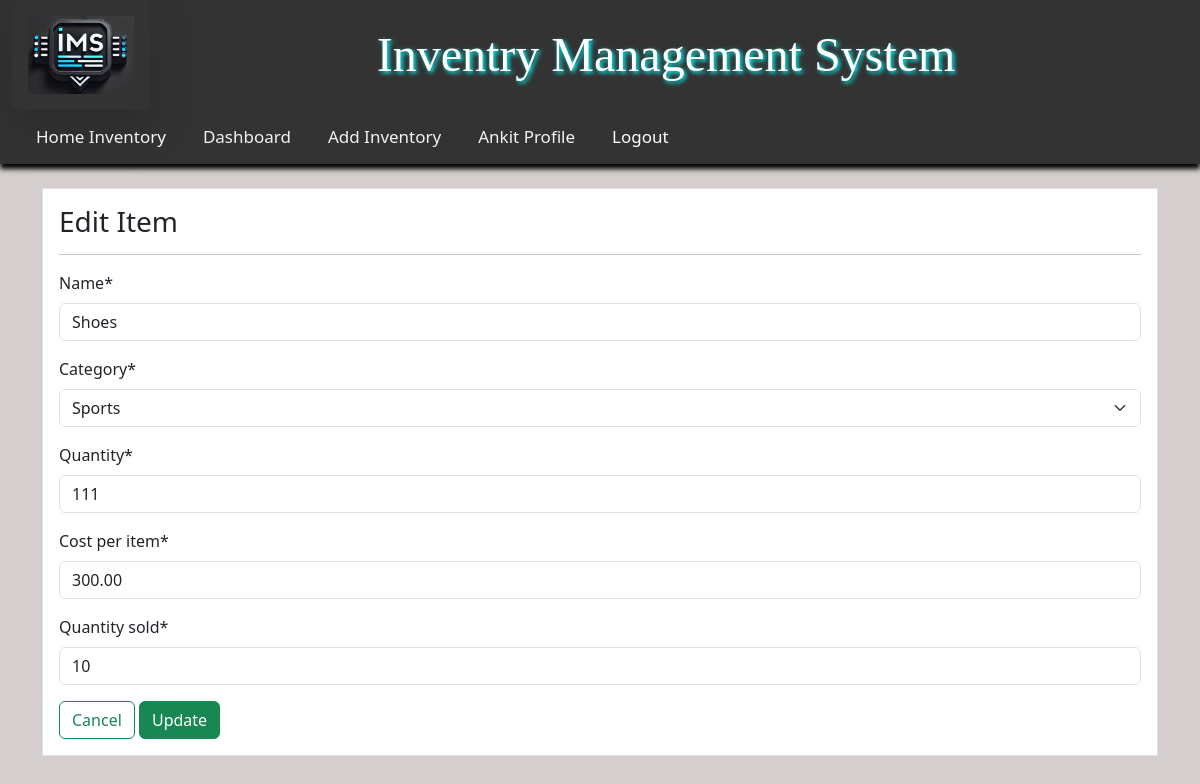
Page /product/update/46/ (signed in) on the committed database.
### dashboard/models.py (models this page shows, shortened)
class Product(models.Model):
    name = models.CharField(max_length=100 ,null=True)
    category = models.CharField(max_length=20 , choices=CATEGORY,null=True)
    quantity = models.PositiveIntegerField(null=True)
    cost_per_item = models.DecimalField(max_digits=19,decimal_places=2,null=True,blank=True)
    quantity_sold = models.IntegerField(null=True,blank=True)
    sales = models.DecimalField(max_digits=19,decimal_places=2,null=True,blank=True)
    stock_date = models.DateField(auto_now_add=True,null=True)
    last_sales_date=models.DateField(auto_now_add=True,null=True)
    class Meta:
        verbose_name_plural='Products'

### dashboard/views.py (the view)
# urls.py: path('product/update/<int:pk>/',views.product_update,name='dashboard-product-update'),
@login_required
def product_update(request,pk):
    item = Product.objects.get(id=pk)
    if request.method== "POST":
        form = ProductForm(data=request.POST)
        if form.is_valid():
            item.name=form.data['name']
            item.quantity=form.data['quantity']
            item.quantity_sold=form.data['quantity_sold']
            item.cost_per_item=form.data['cost_per_item']
            item.sales=float(item.cost_per_item) * float(item.quantity_sold)
            item.save()
            return redirect("/product")
    else:
        form =ProductForm(instance=item)
    context={
        'form':form
    }
    return render(request,'dashboard/product_update.html',context)

### dashboard/forms.py
class ProductForm(forms.ModelForm):
    name =forms.CharField(widget=forms.TextInput(attrs={'autofocus':True,'class':'form-control'}))
    quantity=forms.IntegerField(widget=forms.NumberInput(attrs={'autofocus':True,'class':'form-control'}))
    class Meta:
        model = Product
        fields=['name','category','quantity','cost_per_item','quantity_sold']
    cost_per_item=forms.DecimalField(required=True)
    quantity_sold=forms.IntegerField(required=True)

### templates/dashboard/product_update.html (shortened to what this page needs)
{% extends "partials/base.html" %}
{% load crispy_forms_tags %}
{% block content %}
            {% if user.is_authenticated and user.is_staff and user.is_superuser %}
            <div class="container">
                <div class="row my-4">
                    <div class="col-md-12">
                        <div class="border bg-white p-3">
                <h3>Edit Item </h3>
                <hr>
                <form method="POST">
                    {{form | crispy}}
                    <a class="btn btn-outline-success" href="{% url 'dashboard-product' %}">Cancel</a>
                    <input type='submit' class="btn btn-success" value="Update" >
                </form>
            </div>
        </div>
    </div>
</div>
{% endif %}
{% endblock %}

### templates/partials/nav.html (shortened to what this page needs)
{% load static %}
<nav style="background-color: #333; color:black;box-shadow:0px 5px 5px;>" class="m-0 navbar-expand ">
<div class="row m-0">
  <div class="col-1 m-0">
  <img src="{% static 'core/images/IMG_20250111_235645.jpg' %}"
  style="margin:0px;background-color: #3841420d;height:110px;" class="shadow-lg rounded p-3 m-0">
  </div>
  <div class="col-11  rounded">
  <h2  style="text-shadow:2px 2px 4px aqua;margin:0;padding:10px;white-space:nowrap;font-size:4vw;color:white;
  font-family:cursive; margin-left:32px;background-color: #3841420d;" class=" mt-3 navbar-expand ">
   <center>Inventry Management System </center>
  </h2>
  </div>
</nav>
<nav  style="background-color: #333; color:black;box-shadow:0px 5px 5px;>" class="m-0 navbar-expand ">
  <div style="margin-left:20px;" class="topnav " id="myTopnav">
  {% if user.is_authenticated  %}
    <a  class="navbar-brand text-white" href="{% url 'dashboard-index' %}">Home Inventory</a>
    {% if user.is_superuser  %}
    <a style="margin-left:5px;" class="nav-link " style="" href="{% url 'dashboard-index' %}">Dashboard </a>
    <a style="margin-left:5px;" class="nav-link " style="" href="{% url 'add_product' %}">Add Inventory </a>
    {% endif %}
    <a style="margin-left:5px;" class="nav-link " href="{% url 'user-profile'  %}">
      {{user.username | capfirst}}
      Profile</a>
    <form action="{% url 'logout' %}" method="post">
    <a><button style="margin-left:5px;" class="nav-link text-white loghov" type="submit" >Logout</button>
      </a>
    </form>
    {% endif %}
  </div>
</nav>

### static/core/css/style.css (style rules this page uses)
body { background: rgb(255, 255, 255); }

### static/core/css/styl.css (style rules this page uses)
body { background: rgba(255, 255, 255, 0.658); }

### templates/partials/base.html (style rules this page uses)
.topnav { overflow: hidden; background-color: #333; }
.topnav a { float: left; display: block; color: #f2f2f2; text-align: center; padding: 14px 16px; text-decoration: none; font-size: 17px; }

### rows in the picture
Product: name "Shoes", category "Sports", quantity "111", cost_per_item "300.00", quantity_sold "10"

### other values in the picture
{{ user.username | capfirst }} "Ankit"
